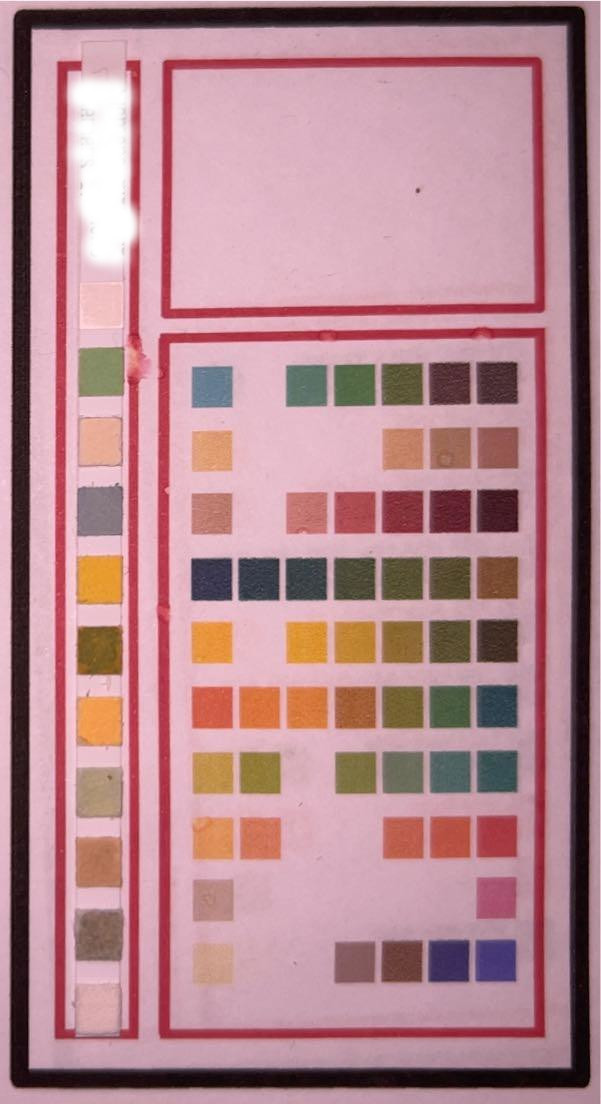
#> input picture NA - colorCardLocation/chart-01.jpg, 601 x 1104 px, found by its file name
$ python main.py
#> lines starting #> are read from the running program, lines starting #| are printed output that depends on the picture; after the words box and inside, x2 and y2 are one past the last pixel; in counts of white or black regions, pixels touching at a corner belong together
# File        :   main.py (Color Cell Location)
# Version     :   0.5.1
# Description :   Script that locates color cells from a color card picture.
#                 Partial Answer for: ???

# Date:       :   Dec 28, 2023
# Author      :   Ricardo Acevedo-Avila (racevedoaa@gmail.com)
# License     :   Creative Commons CC0

import numpy as np
import cv2


# Reads image via OpenCV:
# [7 lines left out: function readImage, not called in this run]


# Defines a re-sizable image window:
def showImage(imageName, inputImage):
    cv2.namedWindow(imageName, cv2.WINDOW_NORMAL)
    cv2.imshow(imageName, inputImage)
    cv2.waitKey(0)


# Gets a list of bounding rectangles and creates a composite
# bounding rectangle:
def getCombinedRectangle(rectangleList):
    # Get top left point:
    rectMatrix = np.array(rectangleList)
    compX = np.min(rectMatrix[:, 0])
    compY = np.min(rectMatrix[:, 1])

    # Get bottom right point:
    compW = 0
    compH = 0

    maxWidth = 0
    maxHeight = 0

    for currentRect in rectangleList:
        # Get coordinates:
        sx = currentRect[0]
        sy = currentRect[1]
        ex = (sx + currentRect[2]) - compX
        ey = (sy + currentRect[3]) - compY

        # Keep the largest width:
        if ex > maxWidth:
            compW = ex
            maxWidth = ex

        # Keep the largest height:
        if ey > maxHeight:
            compH = ey
            maxHeight = ey

    # Ready:
    return compX, compY, compW, compH


# Applies k-means for image segmentation:
def imageQuantization(inputImage, k, runDistanceFilter, filterParams, minDistance):
    # Reshape the image to a 2D array of pixels and 3 color values (RGB)
    pixelValues = inputImage.reshape((-1, 3))
    # Convert to float
    pixelValues = np.float32(pixelValues)

    # Define stopping criteria
    criteria = (cv2.TERM_CRITERIA_EPS + cv2.TERM_CRITERIA_MAX_ITER, 50, 0.2)

    # Run k-means, get cluster centers:
    _, labels, (centers) = cv2.kmeans(pixelValues, k, None, criteria, 10, cv2.KMEANS_RANDOM_CENTERS)
    # Convert back to 8 bit values:
    centers = np.uint8(centers)

    # Run distance filter:
    if runDistanceFilter:
        # Loop through the centers array and look for the filter targets
        # Apply colors according to the dict params:
        for i in range(k):
            # Get current center:
            currentPixel = centers[i]
            # Get dict lower and upper thresholds:
            targetColor = filterParams["Threshold"]
            subColor = filterParams["Low"]
            # Check if current center is within threshold range:
            for currentTarget in targetColor:
                currentDistance = np.linalg.norm(currentPixel - currentTarget)
                if currentDistance < minDistance:
                    subColor = filterParams["High"]
            # Default value:
            centers[i] = subColor

    # Flatten the labels array:
    labels = labels.flatten()

    # Convert all pixels to the color of the centroids:
    segmentedImage = centers[labels.flatten()]
    # Reshape back to the original image dimension
    segmentedImage = segmentedImage.reshape(inputImage.shape)

    # Ready:
    return segmentedImage


# Set image path
directoryPath = "D://opencvImages//"

# Set image names:
imagesList = ["chart-01.jpg", "chart-02.jpg", "chart-03.jpg"]

for currentImage in imagesList:

    # Set image path:
    imagePath = directoryPath + currentImage

    # Load image:
    inputImage = cv2.imread(imagePath)
#> inputImage is the input picture: shape (1104, 601, 3); mean B, G, R 143.2, 136, 181.3

    # showImage("Input Image", inputImage)

    # Deep copy for results:
    inputImageCopy = inputImage.copy()

    # Get local maximum:
    kernelSize = 100
    maxKernel = cv2.getStructuringElement(cv2.MORPH_RECT, (kernelSize, kernelSize))
    localMax = cv2.morphologyEx(inputImage, cv2.MORPH_CLOSE, maxKernel, None, None, 1, cv2.BORDER_REFLECT101)

    # Perform gain division
    gainDivision = np.where(localMax == 0, 0, (inputImage / localMax))

    # Clip the values to [0,255]
    gainDivision = np.clip((255 * gainDivision), 0, 255)
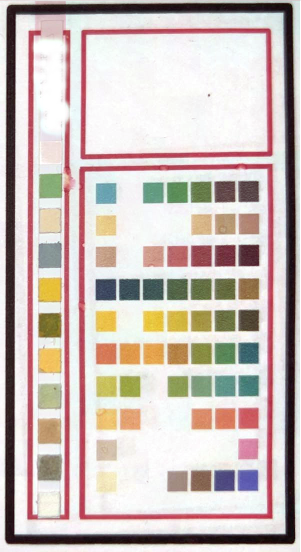
#> gainDivision: shape (1104, 601, 3) float64 (shown at 1/2 size); mean B, G, R 186.7, 191.3, 204.4

    # Convert the mat type from float to uint8:
    gainDivision = gainDivision.astype("uint8")

    # showImage("Gain Div", gainDivision)

    # Convert the BGR pixel to HSV:
    hsvImage = cv2.cvtColor(gainDivision, cv2.COLOR_BGR2HSV)
#> hsvImage: shape (1104, 601, 3); mean H, S, V 85.4, 42.8, 207.7

    # Threshold on red:
    rangeThreshold = 5
    lowerValues = np.array([159, 70, 109])
    upperValues = np.array([179, 255, 255])

    # Create HSV mask:
    redMask = cv2.inRange(hsvImage, lowerValues, upperValues)
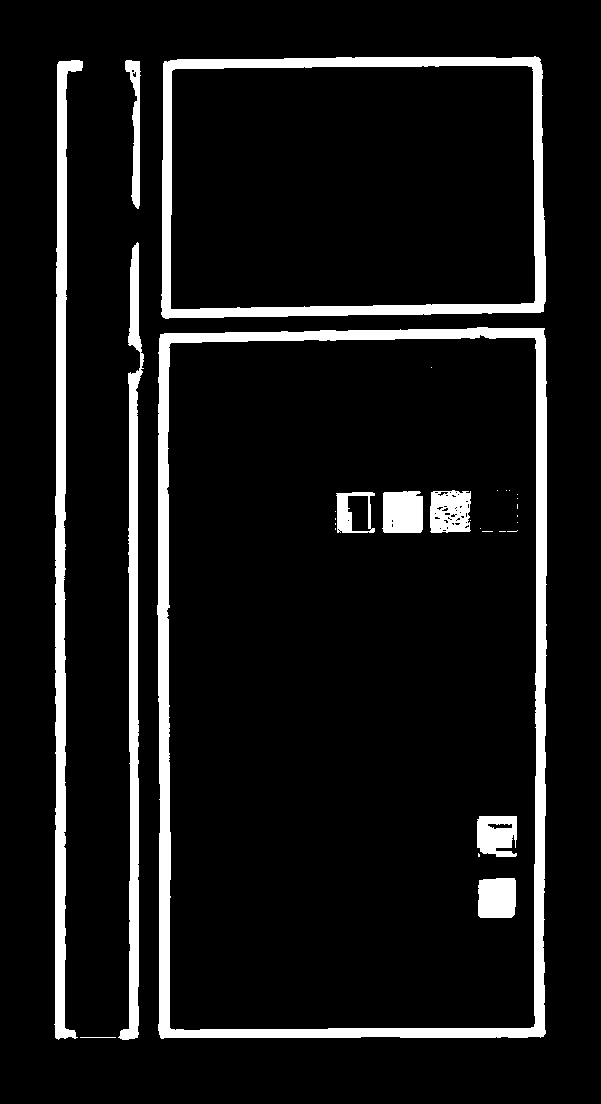
#> redMask: shape (1104, 601); 8.9% white; 30 white regions (19 under 20 px), largest, box (x1, y1, x2, y2) and area: (157, 327, 547, 1039) 22010, (161, 56, 546, 319) 11809, (54, 60, 83, 1040) 10129
    # showImage("Red Mask", redMask)

    # Use a little bit of morphology to clean the mask:
    # Set kernel (structuring element) size:
    kernelSize = 3
    # Set morph operation iterations:
    opIterations = 5

    # Get the structuring element:
    morphKernel = cv2.getStructuringElement(cv2.MORPH_RECT, (kernelSize, kernelSize))
    # Perform closing:
    redMask = cv2.morphologyEx(redMask, cv2.MORPH_CLOSE, morphKernel, None, None, opIterations,
                               cv2.BORDER_REFLECT101)
#> redMask: shape (1104, 601); 9.1% white; 10 white regions (2 under 20 px), largest, box (x1, y1, x2, y2) and area: (157, 327, 547, 1039) 22156, (54, 60, 144, 1040) 17646, (161, 56, 546, 319) 11857

    # Deep copy for results:
    binaryColor = redMask.copy()
    binaryColor = cv2.cvtColor(binaryColor, cv2.COLOR_GRAY2BGR)
#> binaryColor: shape (1104, 601, 3); 9.1% white; 10 white regions (2 under 20 px)

    # Get the center of the image:
    imageHeight, imageWidth = redMask.shape[:2]
    imageCx = imageWidth // 2
    imageCy = imageHeight // 2

    color = (0, 255, 0)
    cv2.circle(binaryColor, (imageCx, imageCy), 10, color, -1)
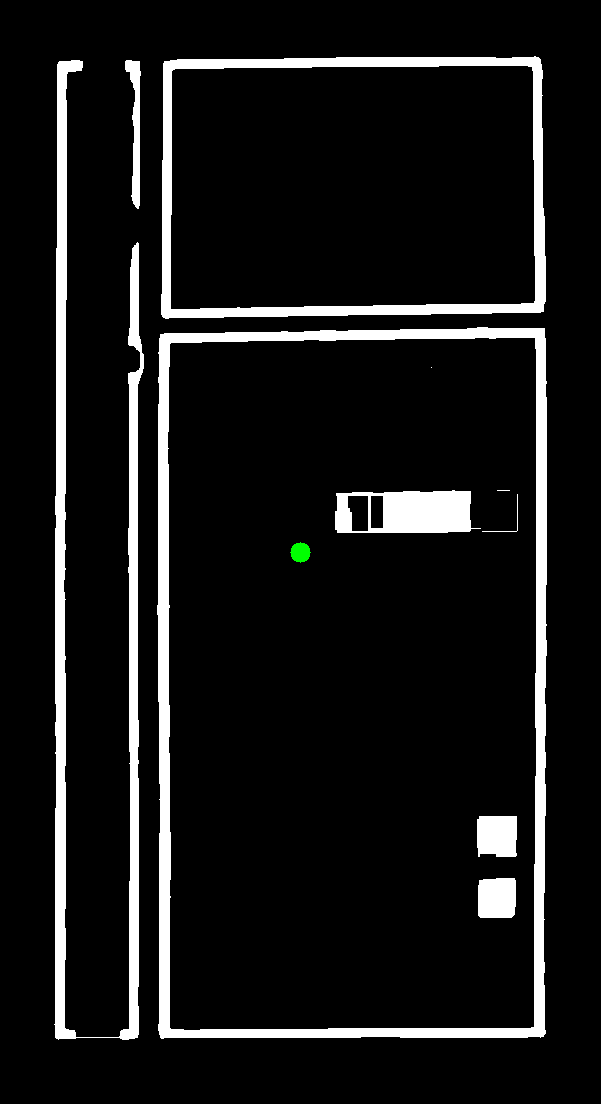
#> binaryColor: shape (1104, 601, 3); mean B, G, R 23.2, 23.4, 23.2

    # Find the blobs on the binary image:
    contours, hierarchy = cv2.findContours(redMask, cv2.RETR_EXTERNAL, cv2.CHAIN_APPROX_SIMPLE)
#> contours = 4 contours; box (x1, y1, x2, y2) and area: (157, 327, 547, 1039) 272827, (161, 56, 546, 319) 97631, (54, 60, 144, 1040) 15782, (125, 60, 141, 209) 974

    # Store the bounding rects here:
    boundingRects = {"Strip": [], "Card": []}

    # Set a min area threshold:
    minArea = 2000

    # Look for the outer bounding boxes (no children):
    for i, c in enumerate(contours):

        # Get blob area:
        currentArea = cv2.contourArea(c)
        print("fuck", currentArea, "h", hierarchy[0][i])

        if currentArea > minArea:

            # Approximate the contour to a polygon:
            contoursPoly = cv2.approxPolyDP(c, 3, True)
            # Get the polygon's bounding rectangle:
            boundRect = cv2.boundingRect(contoursPoly)

            # Get the dimensions of the bounding rect:
            rectX = boundRect[0]
            rectY = boundRect[1]
            rectWidth = boundRect[2]
            rectHeight = boundRect[3]

            # Get contour centroid:
            contourCx = rectX + rectWidth // 2
            contourCy = rectY + rectHeight // 2

            # Get aspect ratio:
            aspectRatio = rectHeight / rectWidth
            print(aspectRatio)

            # Target contours have aspectRatio > 1
            if aspectRatio > 1:

                # Draw centroid:
                color = (255, 0, 0)
                cv2.circle(binaryColor, (contourCx, contourCy), 5, color, -1)

                # Strip should be on the left:
                if contourCx < imageCx:
                    # Collect all the rectangles that belong to the strip:
                    currentShape = "Strip"
                    # Set bounding rect:
                    color = (0, 255, 0)
                else:
                    # Card:
                    currentShape = "Card"
                    # Set bounding rect:
                    color = (0, 0, 255)

                # Store in dictionary of rectangles:
                boundingRects[currentShape].append(list(boundRect))
                print(boundingRects)

                cv2.rectangle(binaryColor, (int(rectX), int(rectY)),
                              (int(rectX + rectWidth), int(rectY + rectHeight)), color, 2)
#> this loop made 4 passes
#> (currentArea, rectX, rectY, rectWidth, rectHeight, contourCx, contourCy, aspectRatio) on passes 1, 3: (272827, 157, 328, 389, 711, 351, 683, 1.83), (15781.5, 54, 60, 90, 980, 99, 550, 10.89)
#> (printed output is left out)
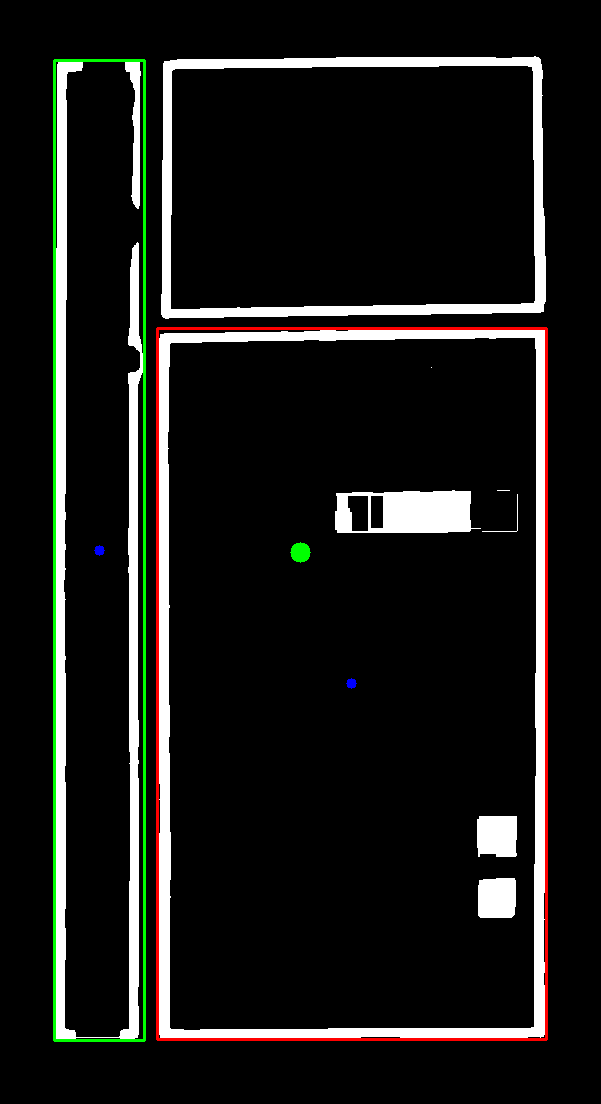
#> binaryColor: shape (1104, 601, 3); 1.99% of pixels changed, all inside (x1, y1, x2, y2) = (53, 59, 548, 1042)

            # showImage("Rectangles", binaryColor)

    # Get combined bounding rectangle for the strip:
    stripX, stripY, stripWidth, stripHeight = getCombinedRectangle(boundingRects["Strip"])

    cv2.rectangle(inputImageCopy, (stripX, stripY), (stripX + stripWidth, stripY + stripHeight), (255, 0, 0), 3)
#> inputImageCopy: shape (1104, 601, 3); 1.61% of pixels changed, all inside (x1, y1, x2, y2) = (52, 58, 147, 1043)
    # showImage("Strip Rect", inputImageCopy)

    # Update strip rectangle:
    boundingRects["Strip"] = [stripX, stripY, stripWidth, stripHeight]
    # Card list should be one element:
    if len(boundingRects["Card"]) > 1:
        raise "Card list has more than one element! (You may want to combine rects)."
    else:
        # "Flatten" card list:
        boundingRects["Card"] = boundingRects["Card"][0]

    shapeParams = {"Strip": {"Clusters": 10, "Distance": 30},
                   "Card": {"Clusters": 8, "Distance": 10}}

    # Crop card and strip:
    for currentShape in boundingRects:
        # Get coordinates:
        x = boundingRects[currentShape][0]
        y = boundingRects[currentShape][1]
        w = boundingRects[currentShape][2]
        h = boundingRects[currentShape][3]

        # Crop the shape:
        currentCrop = gainDivision[y:y + h, x:x + w]
        showImage("Current Crop: " + currentShape, currentCrop)

        # Get k-means parameters according to shape:
        k = shapeParams[currentShape]["Clusters"]
        colorData = {"Threshold": [[245, 245, 245], [90, 84, 174]], "High": [255, 255, 255], "Low": [0, 0, 0]}
        minDistance = shapeParams[currentShape]["Distance"]

        # Segment image by grouping colors into k colors, apply distance filter:
        segmentedImage = imageQuantization(currentCrop, k, runDistanceFilter=True, filterParams=colorData,
                                           minDistance=minDistance)

        showImage("K-means: " + currentShape, segmentedImage)
#> this loop made 2 passes
#> criteria in imageQuantization on passes 1 to 2: (3, 50, 0.2), (3, 50, 0.2)
#> pass 1, `currentCrop = gainDivision[y:y + h, x:x + w]`:
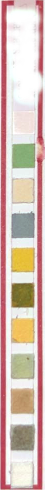
#> currentCrop: shape (980, 90, 3) (shown at 1/2 size); mean B, G, R 178.6, 187.4, 213.6
#> pass 2, `currentCrop = gainDivision[y:y + h, x:x + w]`:
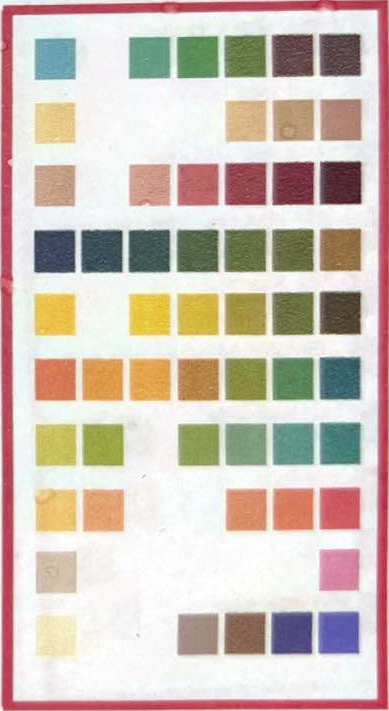
#> currentCrop: shape (711, 389, 3); mean B, G, R 183.4, 193.2, 207.6
#> pass 2, in imageQuantization (call 2), `segmentedImage = segmentedImage.reshape(inputImage.shape)`:
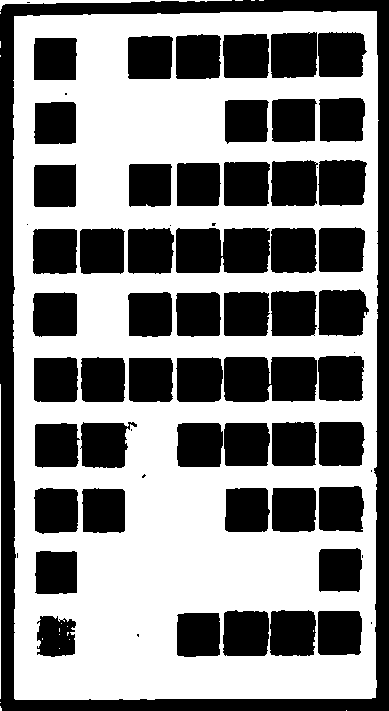
#> segmentedImage: shape (711, 389, 3); 53.6% white; 67 black regions (14 under 20 px), largest, box (x1, y1, x2, y2) and area: (0, 0, 389, 711) 26405, (176, 228, 270, 273) 3978, (224, 357, 317, 402) 3952
#> pass 2 of the loop `for currentImage in imagesList:`:
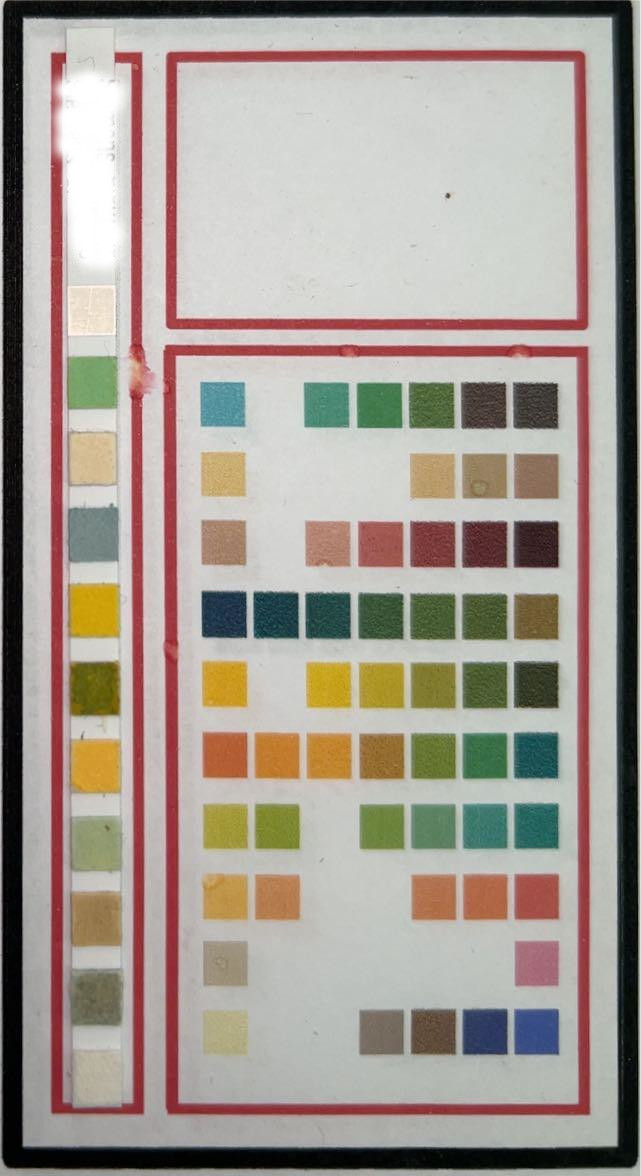
#> input picture NA - colorCardLocation/chart-02.jpg, 641 x 1176 px, found by its file name
#> inputImage is the input picture: shape (1176, 641, 3); mean B, G, R 147, 155.3, 164.8
#> localMax: shape (1176, 641, 3)
#> `redMask = cv2.inRange(hsvImage, lowerValues, upperValues)`:
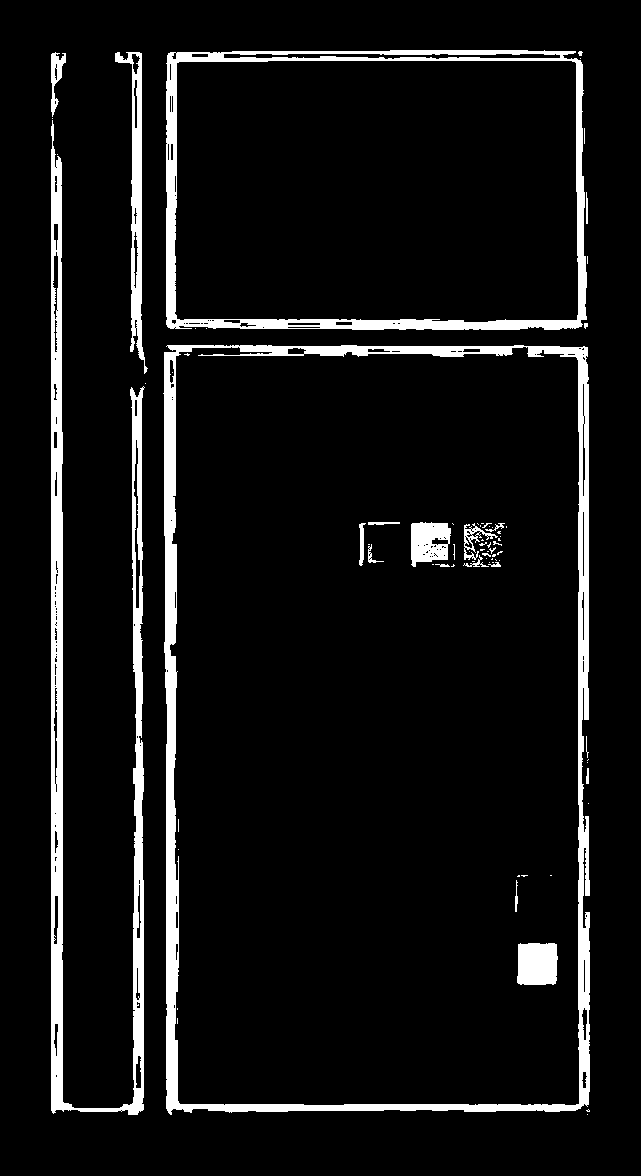
#> redMask: shape (1176, 641); 7.5% white; 76 white regions (56 under 20 px), largest, box (x1, y1, x2, y2) and area: (163, 345, 590, 1115) 20976, (51, 120, 145, 1115) 16647, (166, 50, 587, 330) 11162
#> morphKernel = [[1, 1, 1], [1, 1, 1], [1, 1, 1]]
#> contours = 4 contours; box (x1, y1, x2, y2) and area: (163, 345, 590, 1115) 322728, (166, 50, 588, 330) 115818, (51, 52, 145, 1115) 17274, (115, 52, 148, 384) 3042
#> the loop `for i, c in enumerate(contours):` made 4 passes
#> (currentArea, rectX, rectY, rectWidth, rectHeight, contourCx, contourCy, aspectRatio) on passes 1 to 3: (322727.5, 163, 345, 427, 770, 376, 730, 1.8), (3042.5, 115, 52, 33, 332, 131, 218, 10.06), (17274, 51, 53, 94, 1062, 98, 584, 11.3)
#> (printed output is left out)
#> inputImageCopy: shape (1176, 641, 3)
#> the loop `for currentShape in boundingRects:` made 2 passes
#> pass 2, in imageQuantization (call 4), `segmentedImage = segmentedImage.reshape(inputImage.shape)`:
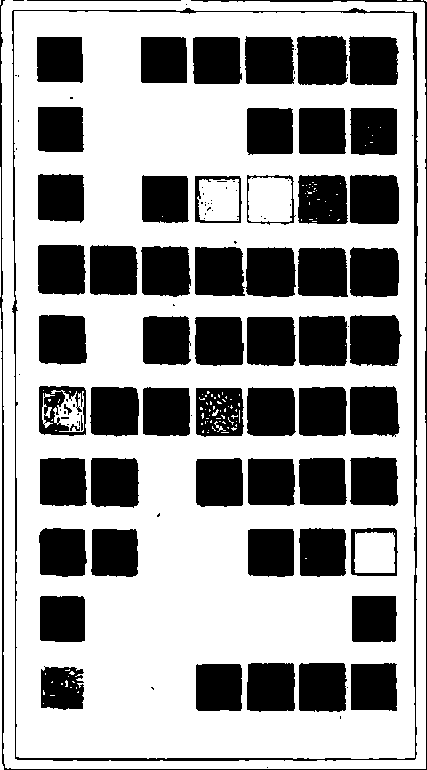
#> segmentedImage: shape (770, 427, 3); 63.5% white; 111 black regions (51 under 20 px), largest, box (x1, y1, x2, y2) and area: (12, 8, 418, 761) 4635, (0, 0, 427, 770) 3007, (350, 315, 402, 366) 2400

        # # Get Y channel:
        # bgrdash = currentCrop.astype("float") / 255.0
        # K = 1 - np.max(bgrdash, axis=2)
        # yChannel = (1 - bgrdash[..., 0] - K) / (1 - K)
        # yChannel = (yChannel * 255).astype("uint8")
        #
        # # showImage("Y channel: " + currentShape, yChannel)
        #
        # # Otsu:
        # _, binaryImage = cv2.threshold(yChannel, 40, 255, cv2.THRESH_BINARY)
        # # showImage("binaryImage (Y): " + currentShape, binaryImage)
        #
        # # Get S channel:
        # hsvImage = cv2.cvtColor(currentCrop, cv2.COLOR_BGR2HSV)
        # H, S, V = cv2.split(hsvImage)
        #
        # # showImage("H channel: " + currentShape, S)

        # Otsu:
        # _, binaryImage = cv2.threshold(H, 40, 255, cv2.THRESH_BINARY)
        # # showImage("binaryImage (H): " + currentShape, binaryImage)
